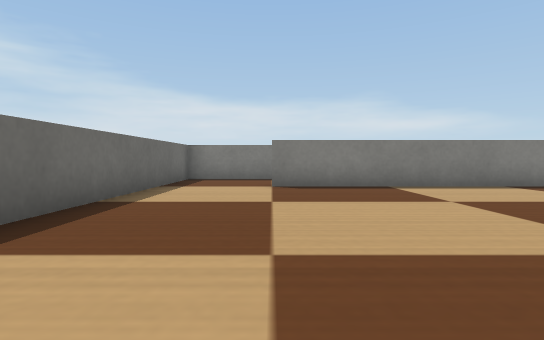
[1] (above)

19 first-person views from a walk through a world built for the Webots simulator. The camera is 0.06 m above the floor, tilts 2° down and sees 80° across. The floor is counted in squares, 0.1 m on a side. Each view is taken from the middle of a square. On the plan, view 1 faces up. The plan holds only what a view shows up to about 9 squares ahead; the rest is blank. The robots in the file are not drawn. Webots' stock objects and surfaces are drawn as simple stand-ins.

[2]
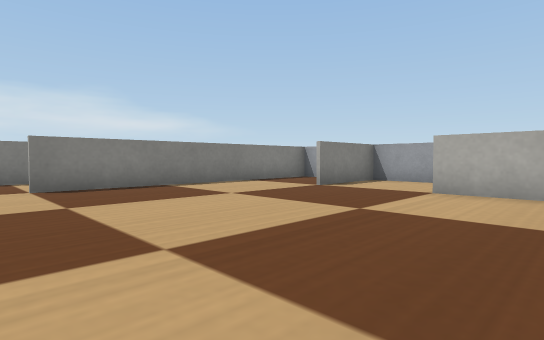

[3]
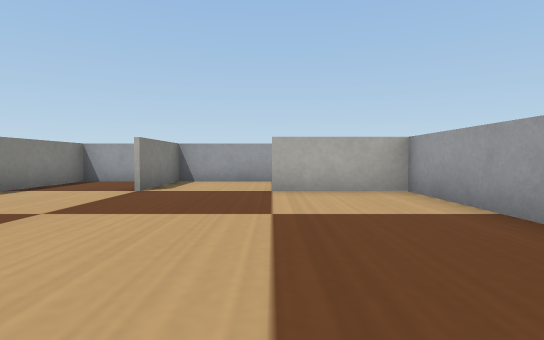

[4]
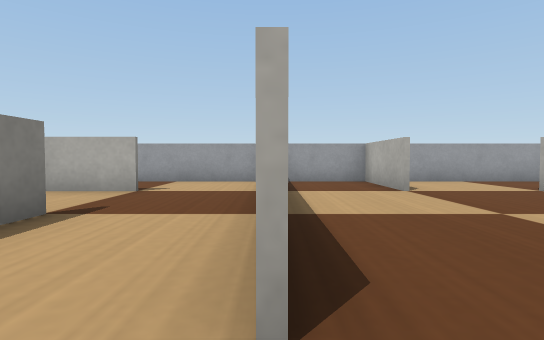

[5]
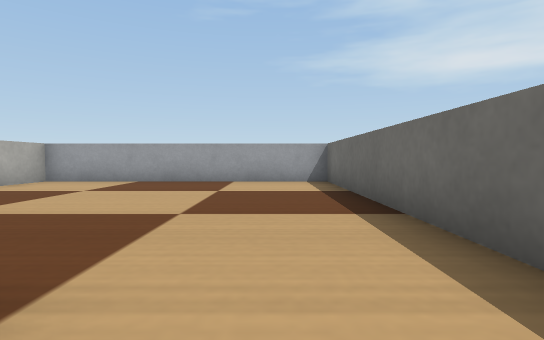

[6]
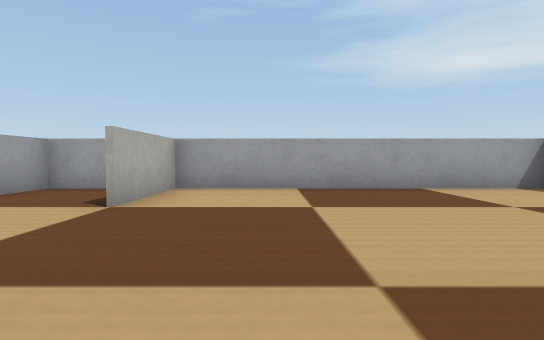

[7]
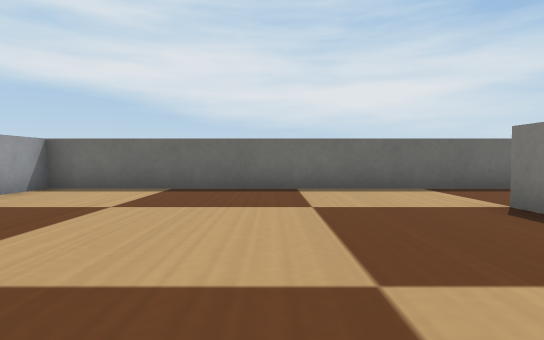

[8]
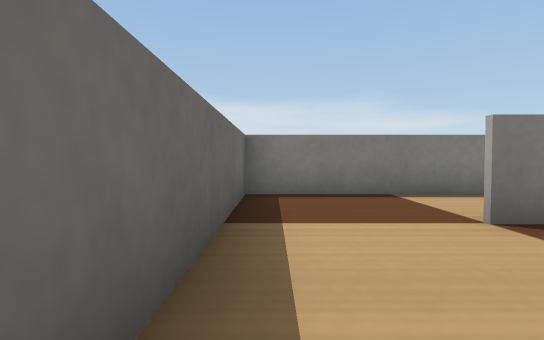

[9]
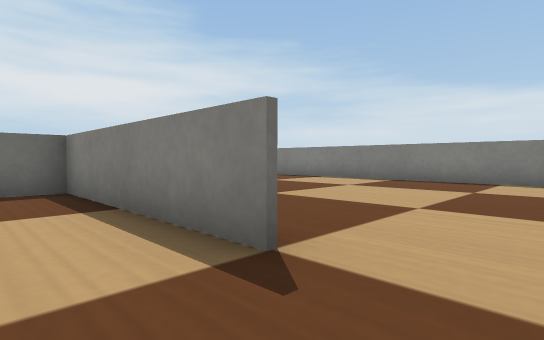

[10]
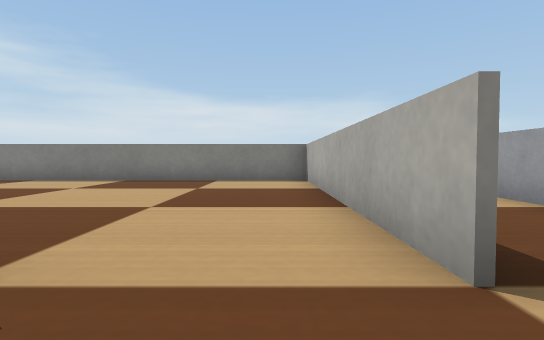

[11]
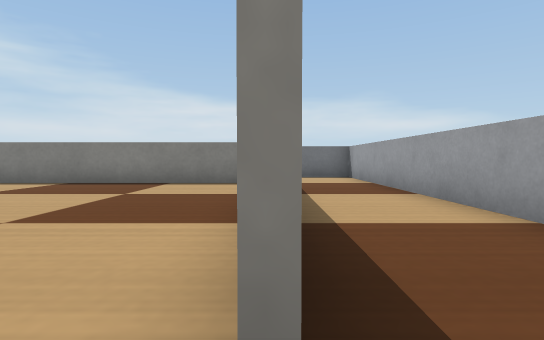

[12]
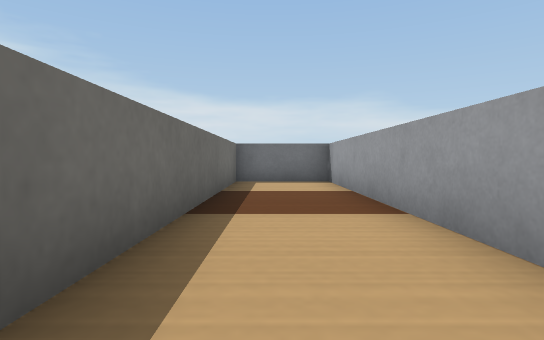

[13]
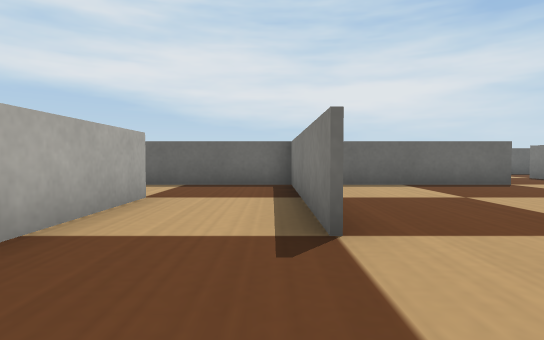

[14]
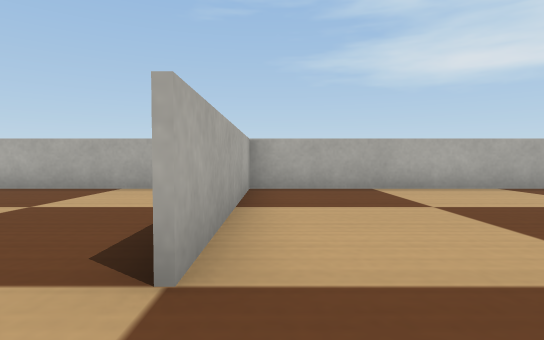

[15]
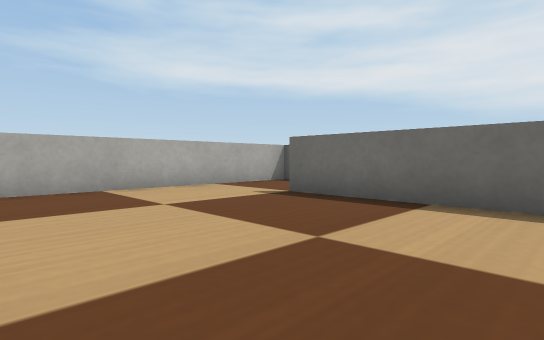

[16]
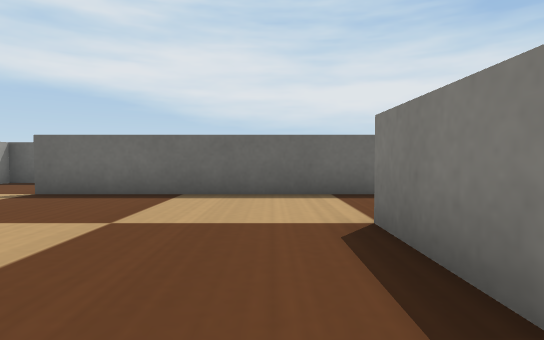

[17]
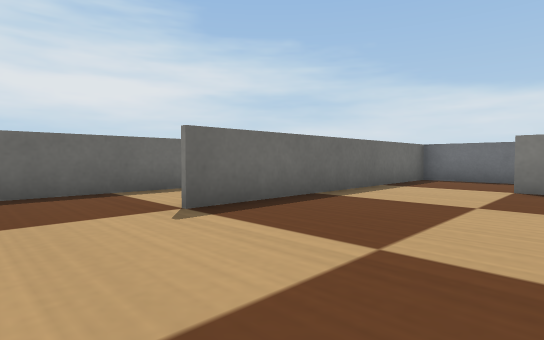

[18]
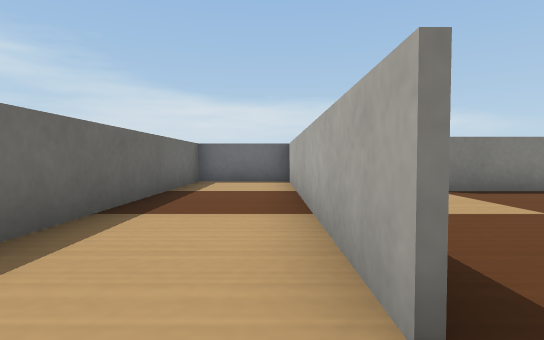

[19]
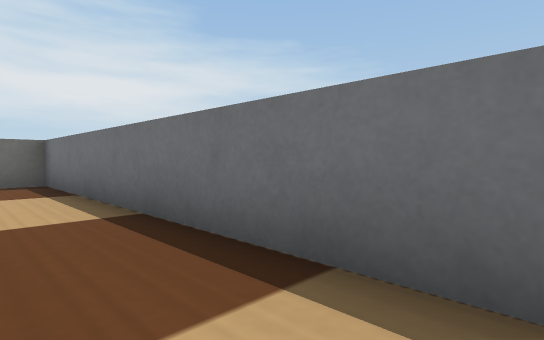

### Floor plan
Ten units are one square. View 1 is at (0, 0); x grows to the right and y downward. Boxes are objects, and circles mark ways between rooms. Rooms are numbered by the first view taken in them; rooms with no view inside come last. Other rooms are left out.
<svg viewBox="-104 -200 184 211">
<path fill="none" stroke="#000" d="M-25 -44 -25 5 50 5M49 6 50 -20M50 -45 75 -45M-24 -74 -25 -44M75 -69 0 -69M75 -40 75 -70M0 -71 28 -71M-24 -96 -24 -74M25 -95 -26 -95M-6 -96 25 -96M-24 -145 -24 -106M50 -94 50 -170 -15 -170M75 -70 75 -195 51 -195 51 -120M-65 -96 -26 -96 -25 -145M-15 -170 -50 -170M-74 -175 -75 -119M-76 -119 -75 -191M-69 -195 -99 -195 -99 -96 -65 -96M10 -195 -69 -195M-74 -195 -74 -175M50 5 75 5 75 -40M75 -44 50 -44"/>
<circle cx="15" cy="-40" r="3" fill="#2a7"/>
<circle cx="50" cy="-30" r="3" fill="#2a7"/>
<circle cx="-10" cy="-70" r="3" fill="#2a7"/>
<circle cx="15" cy="-80" r="3" fill="#2a7"/>
<circle cx="50" cy="-85" r="3" fill="#2a7"/>
<circle cx="-20" cy="-155" r="3" fill="#2a7"/>
<circle cx="-70" cy="-105" r="3" fill="#2a7"/>
<circle cx="-55" cy="-170" r="3" fill="#2a7"/>
<text x="10" y="-20">1</text>
<text x="20" y="-60">2</text>
<text x="0" y="-80">3</text>
<text x="20" y="-130">4</text>
<text x="60" y="-130">5</text>
<text x="-40" y="-130">6</text>
<text x="-80" y="-140">7</text>
<text x="-10" y="-190">8</text>
<text x="60" y="-20">9</text>
</svg>
Room 1 opens to room 2. Room 1 opens to room 9. Room 2 opens to room 3. Room 3 opens to room 4. Room 4 opens to room 5. Room 4 opens to room 6. Room 6 opens to room 7. Room 6 opens to room 8.

Where each view was taken, in squares from view 1:
view 1: 0 up, 0 right, facing up
view 2: 0 up, 1 left, facing up-right
view 3: 2 up, 1 left, facing right
view 4: 7 up, 1 left, facing right
view 5: 8 up, 1 left, facing down
view 6: 6 up, 3 right, facing down
view 7: 4 up, 4 right, facing left
view 8: 4 up, 2 left, facing up
view 9: 8 up, 4 right, facing up-left
view 10: 8 up, 4 right, facing up
view 11: 9 up, 5 right, facing up
view 12: 11 up, 6 right, facing up
view 13: 9 up, 5 right, facing left
view 14: 16 up, 3 left, facing down
view 15: 16 up, 3 left, facing down-left
view 16: 16 up, 2 left, facing left
view 17: 10 up, 4 left, facing up-left
view 18: 11 up, 8 left, facing up
view 19: 18 up, 1 right, facing up-left
